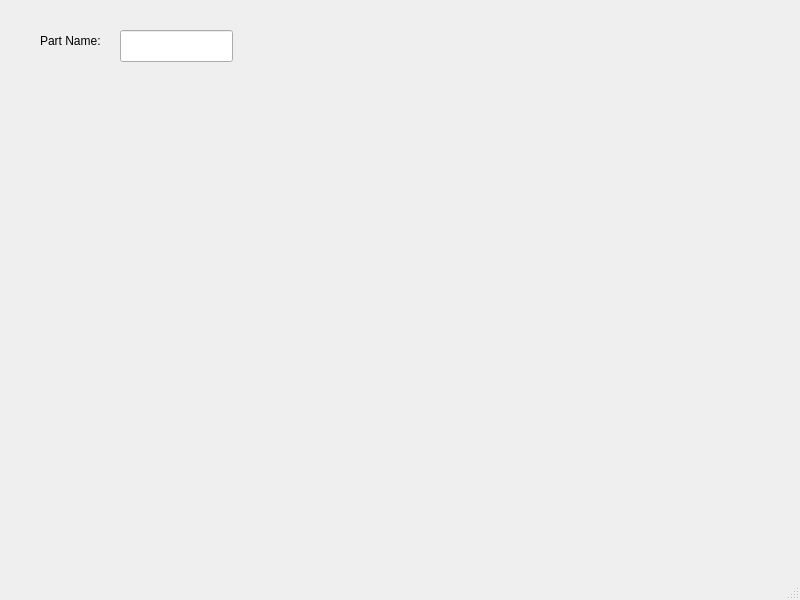
<?xml version="1.0" encoding="UTF-8"?>
<ui version="4.0">
 <class>CreateNewWindow</class>
 <widget class="QMainWindow" name="CreateNewWindow">
  <property name="geometry">
   <rect>
    <x>0</x>
    <y>0</y>
    <width>800</width>
    <height>600</height>
   </rect>
  </property>
  <property name="windowTitle">
   <string>MainWindow</string>
  </property>
  <widget class="QWidget" name="centralwidget">
   <widget class="QLineEdit" name="lineEdit">
    <property name="geometry">
     <rect>
      <x>120</x>
      <y>30</y>
      <width>113</width>
      <height>32</height>
     </rect>
    </property>
   </widget>
   <widget class="QLabel" name="label">
    <property name="geometry">
     <rect>
      <x>40</x>
      <y>30</y>
      <width>91</width>
      <height>22</height>
     </rect>
    </property>
    <property name="text">
     <string>Part Name:</string>
    </property>
   </widget>
  </widget>
  <widget class="QMenuBar" name="menubar">
   <property name="geometry">
    <rect>
     <x>0</x>
     <y>0</y>
     <width>800</width>
     <height>28</height>
    </rect>
   </property>
  </widget>
  <widget class="QStatusBar" name="statusbar"/>
 </widget>
 <resources/>
 <connections/>
</ui>
